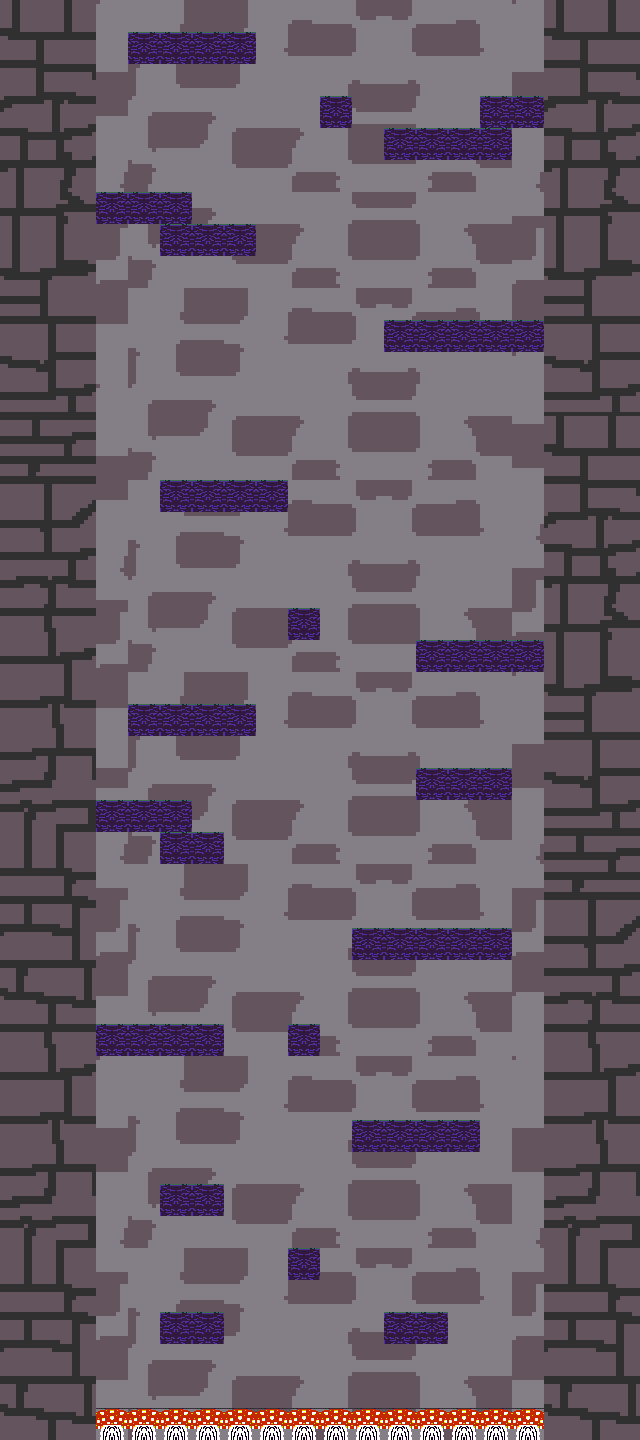

Below is a game level as drawn by its tile map, then a one-line description and the .tmx that defines it (tile-layer data replaced by summaries):
An orthogonal 20x45 tile map with 32x32 px tiles, 3 tile layers (fondo, hongo, ground).

<map version="1.5" tiledversion="1.7.0" orientation="orthogonal" renderorder="right-down" width="20" height="45" tilewidth="32" tileheight="32" infinite="0" nextlayerid="4" nextobjectid="1">
 <tileset firstgid="1" name="mapa1" tilewidth="32" tileheight="32" tilecount="1056" columns="33">
  <image source="../assets/fondo grande1.png" width="1056" height="1024" />
 </tileset>
 <layer id="2" name="fondo" width="20" height="45">
  <data>[900 cells, 900 non-empty, 181 distinct tile ids]</data>
 </layer>
 <layer id="1" name="hongo" width="20" height="45">
  <data>[900 cells, 14 non-empty, 1 distinct tile ids]</data>
 </layer>
 <layer id="3" name="ground" width="20" height="45">
  <data>[900 cells, 7 non-empty, 1 distinct tile ids]</data>
 </layer>
</map>